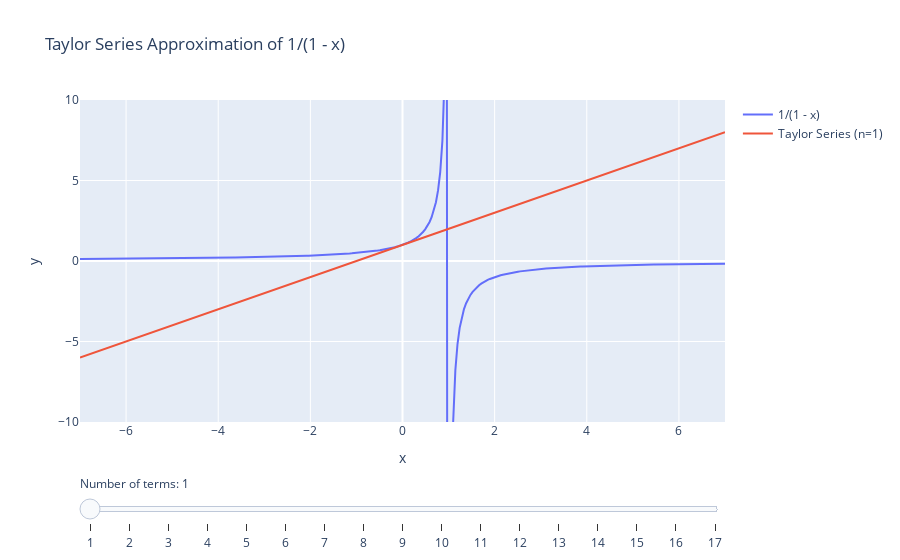

Here is the notebook cell this chart was saved with:
### Markdown cell above
### Concept Check 1

Why does the figure above not change on even intervals?

<details>
  <summary>Click here for sample answer</summary>
  
  For our Taylor Series expansion of sine, we only get back odd functions i.e. functions where their endpoint behavior differs by a sign, left may go to $-\infty$ and right goes to $+\infty$ or vice versa! If we change our function to cosine, we'd see only even terms change our expansion.
</details>


### Concept Check 2

The formula for a Taylor series includes higher order polynomial terms scaled by coefficients based on the derivatives of the function considered. Why is it important that the derivatives are included into the expansion?

<details>
  <summary>Click here for sample answer</summary>
  
  We recall from the previous lectures on derivatives that they can provide us with important insight into the instantaneous behavior of a system. If we only know how our system behaves at a point or a set of local points, we would like to extract as much information from it as possible. By computing the derivatives for the higher order terms, we are providing our series with more information about the true function's curvature and behavior! Since we are using polynomials which will only reproduce the local behavior, matching these to the proper curvature is imperative.
</details>

Let's look in more detail at a case where we don't necessarily get uniform convergence across the entire space.

### Code cell
# Define the x values
# For Sympy independent variable
x = sp.symbols('x')

# Define value to expand around (a)
a = 0

# For numpy independent variable array values
x_vals = np.linspace(-7, 7, 300)

# Define max order for our expansion
max_order = 18

# Define our Sympy function to calculate
function = 1 / (1-x)
ylims = [-10, 10]

# Calculate the true values of our function in a numpy array
function_array = np.array([function.subs(x, xv) for xv in x_vals], dtype=float)

# Create the initial figure
fig = make_subplots(rows=1, cols=1)

# Add the true sin(x) function
fig.add_trace(go.Scatter(x=x_vals, y=function_array, mode='lines', name=str(function)))

# Add initial Taylor series approximation with n_terms = 1
y_approx = compute_taylor_series(function, x, a, 1)
y_approx_array = np.array([y_approx.subs(x, xv) for xv in x_vals], dtype=float)
taylor_trace = go.Scatter(x=x_vals, y=y_approx_array, mode='lines', name=f'Taylor Series (n=1)')
fig.add_trace(taylor_trace)

# Update function for sliders
steps = []
for n in range(1, max_order):
    y_approx = compute_taylor_series(function, x, a, n)
    y_approx_array = np.array([y_approx.subs(x, xv) for xv in x_vals], dtype=float)
    
    # Create steps
    step = dict(
        method='update',
        args=[{'y': [function_array, y_approx_array]},
              {'title': r'Taylor Series Approximation of {} with {} terms'.format(function, n)}],
        label=f'{n}'
    )
    steps.append(step)

sliders = [dict(
    active=0,
    currentvalue={"prefix": "Number of terms: "},
    pad={"t": 50},
    steps=steps
)]

# Fix the x and y axes ranges
fig.update_layout(
    title=r'Taylor Series Approximation of {}'.format(function),
    xaxis=dict(title='x', range=[min(x_vals), max(x_vals)]),
    yaxis=dict(title='y', range=ylims),
    sliders=sliders
)

fig.show()

### Figure 1 — Plotly figure (JSON) as saved in the notebook; plotly's stock layout.template omitted (floating-point values rounded to 4 significant figures; data arrays with more than 128 entries replaced by an {"elided": "..."} marker saying what was removed)
{"data": [{"mode": "lines", "name": "1/(1 - x)", "type": "scatter", "x": {"elided": "300 float values"}, "y": {"elided": "300 float values"}}, {"mode": "lines", "name": "Taylor Series (n=1)", "type": "scatter", "x": {"elided": "300 float values"}, "y": {"elided": "300 float values"}}], "layout": {"sliders": [{"active": 0, "currentvalue": {"prefix": "Number of terms: "}, "pad": {"t": 50}, "steps": [{"args": [{"y": {"elided": "2x300 float values"}}, {"title": "Taylor Series Approximation of 1/(1 - x) with 1 terms"}], "label": "1", "method": "update"}, {"args": [{"y": {"elided": "2x300 float values"}}, {"title": "Taylor Series Approximation of 1/(1 - x) with 2 terms"}], "label": "2", "method": "update"}, {"args": [{"y": {"elided": "2x300 float values"}}, {"title": "Taylor Series Approximation of 1/(1 - x) with 3 terms"}], "label": "3", "method": "update"}, {"args": [{"y": {"elided": "2x300 float values"}}, {"title": "Taylor Series Approximation of 1/(1 - x) with 4 terms"}], "label": "4", "method": "update"}, {"args": [{"y": {"elided": "2x300 float values"}}, {"title": "Taylor Series Approximation of 1/(1 - x) with 5 terms"}], "label": "5", "method": "update"}, {"args": [{"y": {"elided": "2x300 float values"}}, {"title": "Taylor Series Approximation of 1/(1 - x) with 6 terms"}], "label": "6", "method": "update"}, {"args": [{"y": {"elided": "2x300 float values"}}, {"title": "Taylor Series Approximation of 1/(1 - x) with 7 terms"}], "label": "7", "method": "update"}, {"args": [{"y": {"elided": "2x300 float values"}}, {"title": "Taylor Series Approximation of 1/(1 - x) with 8 terms"}], "label": "8", "method": "update"}, {"args": [{"y": {"elided": "2x300 float values"}}, {"title": "Taylor Series Approximation of 1/(1 - x) with 9 terms"}], "label": "9", "method": "update"}, {"args": [{"y": {"elided": "2x300 float values"}}, {"title": "Taylor Series Approximation of 1/(1 - x) with 10 terms"}], "label": "10", "method": "update"}, {"args": [{"y": {"elided": "2x300 float values"}}, {"title": "Taylor Series Approximation of 1/(1 - x) with 11 terms"}], "label": "11", "method": "update"}, {"args": [{"y": {"elided": "2x300 float values"}}, {"title": "Taylor Series Approximation of 1/(1 - x) with 12 terms"}], "label": "12", "method": "update"}, {"args": [{"y": {"elided": "2x300 float values"}}, {"title": "Taylor Series Approximation of 1/(1 - x) with 13 terms"}], "label": "13", "method": "update"}, {"args": [{"y": {"elided": "2x300 float values"}}, {"title": "Taylor Series Approximation of 1/(1 - x) with 14 terms"}], "label": "14", "method": "update"}, {"args": [{"y": {"elided": "2x300 float values"}}, {"title": "Taylor Series Approximation of 1/(1 - x) with 15 terms"}], "label": "15", "method": "update"}, {"args": [{"y": {"elided": "2x300 float values"}}, {"title": "Taylor Series Approximation of 1/(1 - x) with 16 terms"}], "label": "16", "method": "update"}, {"args": [{"y": {"elided": "2x300 float values"}}, {"title": "Taylor Series Approximation of 1/(1 - x) with 17 terms"}], "label": "17", "method": "update"}]}], "title": {"text": "Taylor Series Approximation of 1/(1 - x)"}, "xaxis": {"anchor": "y", "domain": [0, 1], "range": [-7, 7], "title": {"text": "x"}}, "yaxis": {"anchor": "x", "domain": [0, 1], "range": [-10, 10], "title": {"text": "y"}}}}
